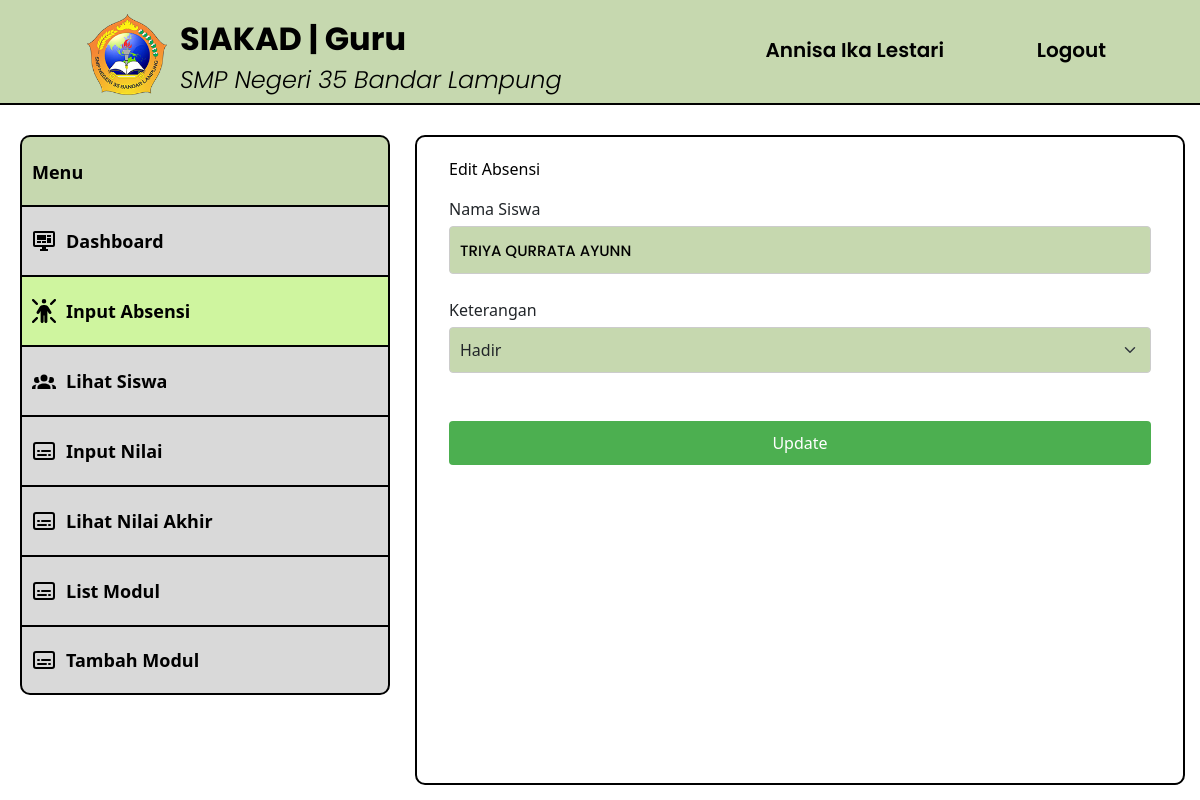
Page /src/editabsensi.php?id=871 (signed in) on the committed database.
### tables this page shows
CREATE TABLE `guru` (
  `id_guru` int(11) NOT NULL,
  `nip` varchar(50) NOT NULL,
  `password` varchar(255) NOT NULL,
  `nama` varchar(50) NOT NULL,
  `jenis_kelamin` varchar(20) NOT NULL,
  `tanggal_lahir` date NOT NULL,
  `tempat_lahir` varchar(30) NOT NULL,
  `agama` varchar(20) NOT NULL,
  `no_hp` varchar(15) NOT NULL,
  `email` varchar(50) NOT NULL,
  `alamat` varchar(100) NOT NULL,
  `foto` varchar(255) NOT NULL,
  `status_guru` enum('Aktif','Tidak Aktif') NOT NULL
);

CREATE TABLE `absensi` (
  `id_absensi` int(11) NOT NULL,
  `id_jadwal` int(11) NOT NULL,
  `pertemuan_ke` int(11) NOT NULL,
  `kode_mapel` varchar(20) NOT NULL,
  `nisn` varchar(30) NOT NULL,
  `keterangan` enum('Hadir','Izin','Sakit','Alpa') NOT NULL,
  `tanggal` date NOT NULL,
  `waktu_input` datetime NOT NULL
);

CREATE TABLE `siswa` (
  `id_siswa` int(11) NOT NULL,
  `nisn` varchar(30) NOT NULL,
  `password` varchar(255) NOT NULL,
  `nama` varchar(50) NOT NULL,
  `jenis_kelamin` varchar(20) NOT NULL,
  `tanggal_lahir` date NOT NULL,
  `tempat_lahir` varchar(30) NOT NULL,
  `agama` varchar(20) NOT NULL,
  `no_hp` varchar(15) NOT NULL,
  `email` varchar(30) NOT NULL,
  `alamat` text NOT NULL,
  `nama_wali` varchar(50) NOT NULL,
  `no_telepon_wali` varchar(15) NOT NULL,
  `angkatan` int(11) NOT NULL,
  `kode_kelas` varchar(5) NOT NULL,
  `foto` varchar(255) NOT NULL,
  `status_siswa` enum('Aktif','Tidak Aktif') NOT NULL
);

### src/editabsensi.php (the view, shortened to what this page needs)
<?php
require('db.php');
$guru = $_SESSION["guru"]["nip"];
$ambil_guru = mysqli_query($conn, "SELECT * FROM guru WHERE nip = '$guru'");
$data_guru = mysqli_fetch_array($ambil_guru);
$id_absensi = $_GET['id'];
$query = mysqli_prepare($conn, "SELECT a.*, s.nama FROM absensi a JOIN siswa s ON a.nisn = s.nisn WHERE a.id_absensi = ?");
mysqli_stmt_bind_param($query, 'i', $id_absensi);
mysqli_stmt_execute($query);
$result = mysqli_stmt_get_result($query);
$data_absensi = mysqli_fetch_assoc($result);
?>
<!DOCTYPE html>
<html>
<head>
    <link rel="stylesheet" type="text/css" href="../styles/styles.css" />
    <link href="https://cdn.jsdelivr.net/npm/bootstrap@5.0.2/dist/css/bootstrap.min.css" rel="stylesheet"
>
</head>
<body>
    <header>
        <div class="logo-text">
            <a href="dashboard-guru.php">
                <img src="../assets/LogoSMPN35.png" alt="LogoSMPN35" width="80px" />
            </a>
        </div>
        <div class="title-text">
            <a href="dashboard-guru.php">
                <h1>SIAKAD | Guru</h1>
                <span>SMP Negeri 35 Bandar Lampung</span>
            </a>
        </div>
        <div class="profile-button">
            <a href="profile-guru.php"><iconify-icon icon="material-symbols:person" width="30"
                    class="align-middle p-3"></iconify-icon><a href="profile-guru.php">
                    <?php echo $data_guru['nama'] ?>
                </a>
        </div>
        <div class="logout-button">
        <a href="logout.php"><iconify-icon icon="material-symbols:logout" width="30" class="align-middle p-3"></iconify-icon>Logout</a>
      </div>
    </header>
    <nav>
        <ul class="side-menu">
            <li class="menu-disabled"><span>Menu</span></li>
            <li>
                <a href="dashboard-guru.php"><img src="../assets/monitor-dashboard.svg" alt="Dashboard" />Dashboard</a>
            </li>
            <li>
                <a href="inputabsensi-guru.php" class="active"><img src="../assets/person-rays.svg"
                        alt="Input-Absensi" />Input
                    Absensi</a>
            </li>
            <li>
                <a href="lihatsiswa-guru.php"><img src="../assets/person-group.svg" alt="Lihat-Siswa" />Lihat
                    Siswa</a>
            </li>
            <li>
                <a href="inputnilai-guru.php"><img src="../assets/transcript.svg" alt="Input-Nilai" />Input
                    Nilai</a>
            </li>
            <li>
                <a href="lihatnilaiakhir-guru.php"><img src="../assets/transcript.svg" alt="Lihat-Nilai-Akhir" />Lihat
                    Nilai Akhir</a>
            </li>
            <li>
                <a href="listmodul-guru.php"><img src="../assets/transcript.svg" alt="List-Modul" />List Modul</a>
            </li>
            <li>
                <a href="tambahmodul-guru.php" class="menu-end"><img src="../assets/transcript.svg" alt="Tambah-Modul" />Tambah
                    Modul</a>
            </li>
        </ul>
    </nav>
    <div class="kotak-isi">
    <div class="container">
        <p>Edit Absensi</p>
        <form action="" method="post">
            <div class="form-group">
                <label for="namaSiswa">Nama Siswa</label>
                <input type="text" id="namaSiswa" name="namaSiswa" value="<?php echo $data_absensi['nama'] ?>" readonly/><br><br>
                <label for="keterangan" class="form-label">Keterangan</label>
                <select name="keterangan" id="keterangan" class="form-select">
                    <option value="Hadir" <?php echo ($data_absensi['keterangan'] == 'Hadir') ? 'selected' : ''; ?>>Hadir</option>
                </select>
                <br><br>
            <input type="submit" value="Update">
        </form>
    </div>
</body>
</html>

### styles/styles.css (style rules this page uses)
body { font-family: Poppins; display: flex; align-items: center; width: 100vw; height: 100vh; margin: 0; overflow: hidden; }
p { color: black; }
input[type="text"], input[type="password"] { width: 70vh; height: 6vh; color: #000; border: none; border-radius: 5px; background: #c6d8af; padding: 10px; font-weight: 500; font-family: Poppins; font-size: 15px; font-style: Medium; line-height: normal; font-stretch: normal; text-decoration: none; }
header { position: fixed; top: 0; width: 100%; height: 105px; background-color: #c6d8af; color: #fff; text-align: left; border-bottom: 2px solid #000; }
header h1 { position: absolute; left: 180px; font-family: Poppins; font-size: 32px; font-weight: 700; color: #000; }
header span { position: absolute; top: 62px; left: 180px; font-family: Poppins; font-size: 24px; font-weight: 300; font-style: italic; color: #000; }
.logo-text { display: flex; align-items: center; position: fixed; left: 87px; top: 14px; }
.title-text h1 { top: 20px; }
.logout-button { position: fixed; top: 35px; right: 94px; }
.profile-button { position: fixed; top: 35px; right: 256px; }
.logout-button a, .profile-button a { text-decoration: none; font-family: Poppins; font-weight: 600; font-size: 20px; color: #000; }
nav { position: fixed; top: 105px; left: 0; width: 370px; height: calc(100% - 175px); padding: 20px; margin-top: 10px; }
.side-menu { list-style: none; padding: 0; margin: 0; }
.side-menu li { margin-bottom: 0; }
.side-menu a { display: block; width: 370px; height: 70px; background-color: #d9d9d9; line-height: 70px; text-decoration: none; color: #000; font-size: 18px; font-weight: bold; transition: background-color 0.3s; border-top: 2px solid #000; border-right: 2px solid #000; border-left: 2px solid #000; }
.side-menu a { display: flex; align-items: center; text-decoration: none; color: #000; padding: 5px 0; }
.side-menu img, .side-menu span { width: 24px; height: 24px; margin-right: 10px; margin-left: 10px; }
.side-menu .active { background-color: #cff59f; }
.menu-disabled { display: flex; width: 370px; height: 70px; background-color: #c6d8af; text-align: center; line-height: 70px; text-decoration: none; color: #000; font-size: 18px; font-weight: bold; pointer-events: none; border-top-left-radius: 10px; border-top-right-radius: 10px; border-top: 2px solid #000; border-right: 2px solid #000; border-left: 2px solid #000; }
.menu-end { border-bottom-left-radius: 10px; border-bottom-right-radius: 10px; border-bottom: 2px solid #000; }
.kotak-isi { position: fixed; top: 135px; left: 415px; right: 15px; bottom: 15px; background-color: #fff; border-radius: 10px; border: 2px solid #000; padding: 20px; overflow-y: auto; }
.form-group { margin-bottom: 15px; }
.form-group label { display: block; margin-bottom: 5px; }
.form-group input[type="text"], .form-group input[type="file"] { width: 100%; padding: 10px; border-radius: 4px; border: 1px solid #ccc; }
.form-group select { width: 100%; padding: 10px; background-color: #c6d8af; border-radius: 4px; border: 1px solid #ccc; }
.form-group input[type="submit"] { width: 100%; padding: 10px; border-radius: 4px; border: none; background-color: #4caf50; color: white; cursor: pointer; }

### rows in the picture
guru: nama "Annisa Ika Lestari"
absensi: namaSiswa "TRIYA QURRATA AYUNN", keterangan "Hadir"
